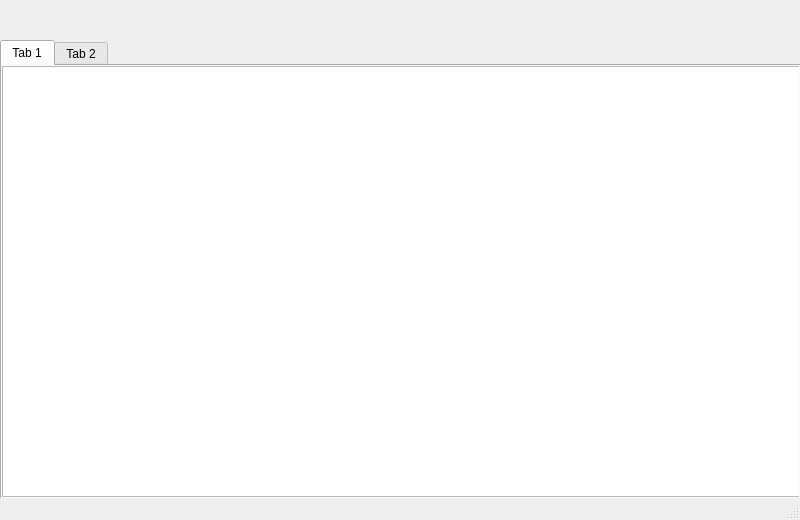
<?xml version="1.0" encoding="UTF-8"?>
<ui version="4.0">
 <class>MainWindow</class>
 <widget class="QMainWindow" name="MainWindow">
  <property name="geometry">
   <rect>
    <x>0</x>
    <y>0</y>
    <width>800</width>
    <height>520</height>
   </rect>
  </property>
  <property name="windowTitle">
   <string>MainWindow</string>
  </property>
  <widget class="QWidget" name="centralwidget">
   <widget class="QTabWidget" name="tabWidget">
    <property name="geometry">
     <rect>
      <x>0</x>
      <y>40</y>
      <width>801</width>
      <height>531</height>
     </rect>
    </property>
    <property name="currentIndex">
     <number>0</number>
    </property>
    <widget class="QWidget" name="tab">
     <attribute name="title">
      <string>Tab 1</string>
     </attribute>
     <widget class="QTextEdit" name="textEdit">
      <property name="geometry">
       <rect>
        <x>0</x>
        <y>0</y>
        <width>801</width>
        <height>431</height>
       </rect>
      </property>
     </widget>
    </widget>
    <widget class="QWidget" name="tab_2">
     <attribute name="title">
      <string>Tab 2</string>
     </attribute>
    </widget>
   </widget>
  </widget>
  <widget class="QMenuBar" name="menubar">
   <property name="geometry">
    <rect>
     <x>0</x>
     <y>0</y>
     <width>800</width>
     <height>19</height>
    </rect>
   </property>
  </widget>
  <widget class="QStatusBar" name="statusbar"/>
 </widget>
 <resources/>
 <connections/>
</ui>
